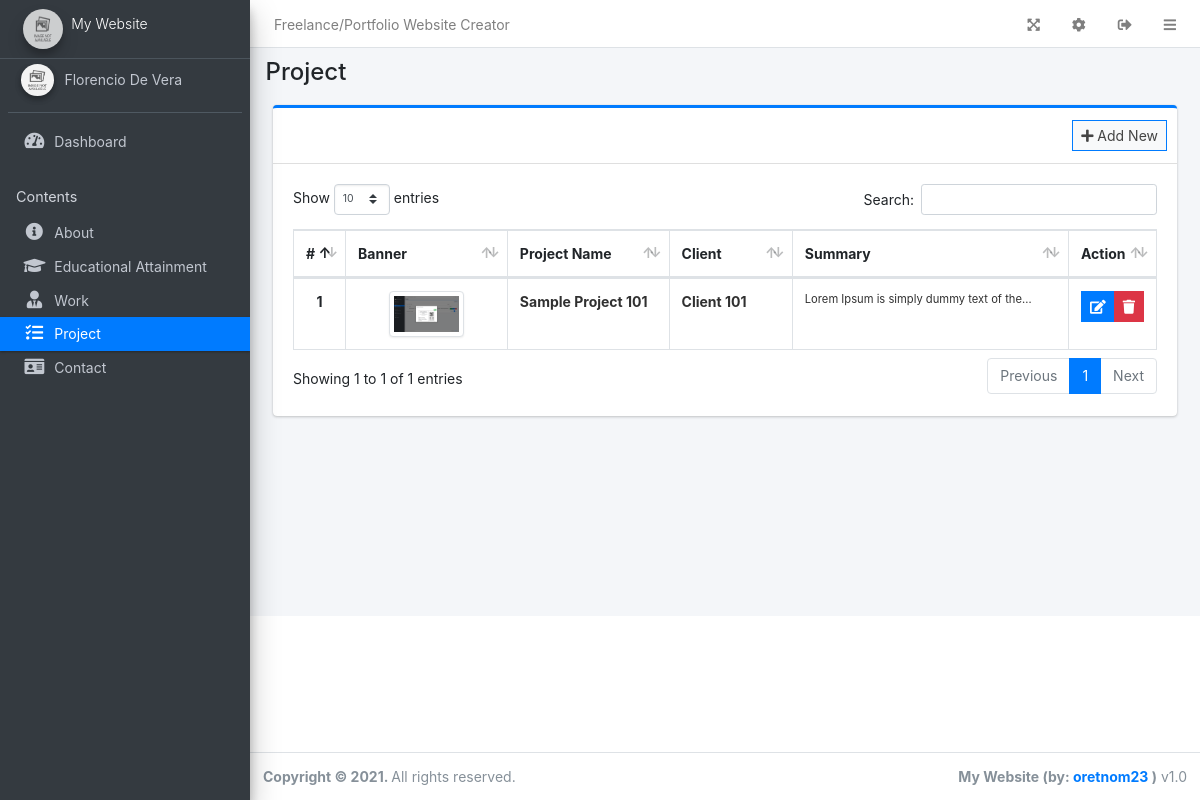
The page /admin/?page=project (signed in) on the database its author committed.
### tables this page shows
CREATE TABLE `project` (
  `id` int(30) NOT NULL,
  `name` text DEFAULT NULL,
  `summary` text DEFAULT NULL,
  `description` text DEFAULT NULL,
  `banner` text DEFAULT NULL,
  `client` text DEFAULT NULL
);

### config.php (called while the page is built, shortened)
<?php
function validate_image($file){
	if(!empty($file)){
		if(is_file(base_app.$file)){
			return base_url.$file;
		}else{
			return base_url.'dist/img/no-image-available.png';
		}
	}else{
		return base_url.'dist/img/no-image-available.png';
	}
}
?>

### admin/project/index.php (the view, shortened to what this page needs)
<div class="col-lg-12">
	<div class="card card-outline card-primary">
		<div class="card-header">
			<div class="card-tools">
				<a class="btn btn-block btn-sm btn-default btn-flat border-primary new_project" href="javascript:void(0)"><i class="fa fa-plus"></i> Add New</a>
			</div>
		</div>
		<div class="card-body">
			<table class="table tabe-hover table-bordered table-compact" id="list">
				<colgroup>
					<col width="5%">
					<col width="20%">
					<col width="20%">
					<col width="15%">
					<col width="35%">
					<col width="15%">
				</colgroup>
				<thead>
					<tr>
						<th class="text-center">#</th>
						<th>Banner</th>
						<th>Project Name</th>
						<th>Client</th>
						<th>Summary</th>
						<th>Action</th>
					</tr>
				</thead>
				<tbody>
					<?php
					$i = 1;
					$qry = $conn->query("SELECT * FROM `project` order by RAND() ");
					while($row= $qry->fetch_assoc()):
					?>
					<tr>
						<th class="text-center"><?php echo $i++ ?></th>
						<td><center><img src="<?php echo validate_image($row['banner']) ?>" class="banner-img img-thumbnail" alt=""></center></td>
						<td><b class="truncate-1"><?php echo ucwords($row['name']) ?></b></td>
						<td><b class="truncate-1"><?php echo ucwords($row['client']) ?></b></td>
						<td><small class="truncate-1"><?php echo $row['summary'] ?></small></td>
						<td class="text-center">
		                    <div class="btn-group">
		                        <a href="javascript:void(0)" data-id='<?php echo $row['id'] ?>' class="btn btn-primary btn-flat btn-sm manage_project">
		                          <i class="fas fa-edit"></i>
		                        </a>
		                        <button type="button" class="btn btn-danger btn-sm btn-flat delete_project" data-id="<?php echo $row['id'] ?>">
		                          <i class="fas fa-trash"></i>
		                        </button>
	                      </div>
						</td>
					</tr>
				<?php endwhile; ?>
				</tbody>
			</table>
		</div>
	</div>
</div>

### admin/project/index.php (style rules this page uses)
.banner-img { width: 75px; object-fit:contain; }

### rows shown on the page
project: banner (picture), name "Sample Project 101", client "Client 101", summary "Lorem Ipsum is simply dummy text of…"

### other values the page prints
$_settings->info('name') "Freelance/Portfolio Website Creator"
$_settings->info('short_name') "My Website"
$_settings->userdata('firstname').' '.$_settings->userdata('lastname') "Florencio De Vera"
str_replace("_", " ",$page) "Project"
